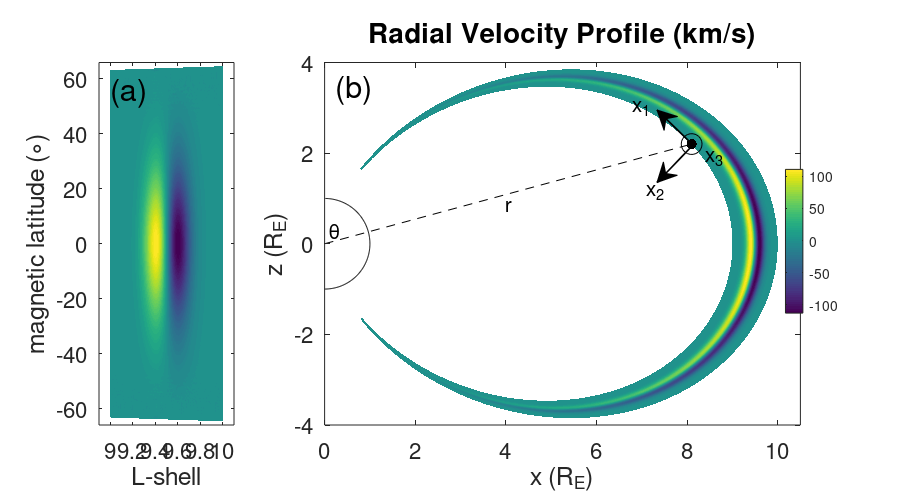
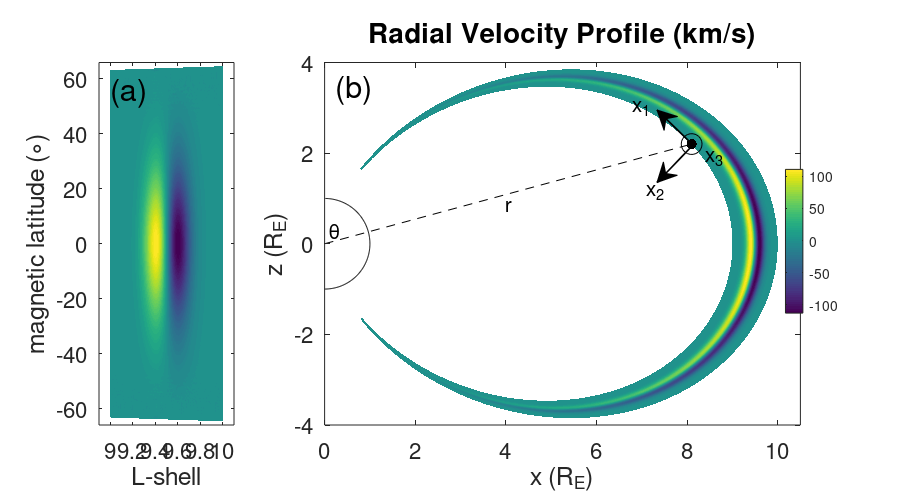
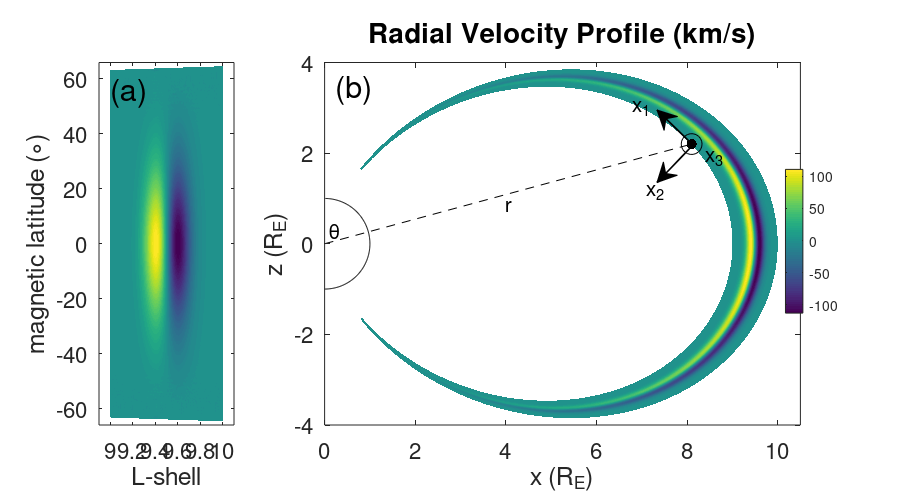

Here is the MATLAB script that generated these plots, in order:
clear all;


    filename2 = 'Fig1';

    load('Fig1_data','LL','tt','xx','zz','val','ex','ez');

    
    figure(1)
    
    set(gcf,'PaperPosition',[0.1, 0.1, 9, 5])

    
    
    subplot(1,2,1)
    contourf(LL,tt,val*690,100,'linestyle','none');%colorbar;
    set(gca, 'position', [0.11,0.15,0.15,0.725]);
    set(gca, 'fontsize', 16);
    set(gca, 'xlim', [8.9,10.1], 'ylim', [-66,66]);
    xlabel('L-shell','fontsize', 18);
    ylabel('magnetic latitude (\circ)','fontsize', 18);
    text(9, 55, '(a)', 'fontsize', 22); 
    
    subplot(1,2,2)
    contourf(xx,zz,val*690,100,'linestyle','none');colorbar;
    set(gca, 'fontsize', 16);
    set(gca, 'position', [0.325,0.15,0.6,0.725]);
    axis equal;
    set(gca, 'xlim', [0,10.5], 'ylim', [-4,4]);
    xlabel('x (R_E)','fontsize', 18);
    ylabel('z (R_E)','fontsize', 18);
    hold on
    plot(ex,ez,'k')
    hold off
    text(0.25, 3.4, '(b)', 'fontsize', 22); 
    title('Radial Velocity Profile (km/s)', 'fontsize', 20);
    
    x = [0.77, 0.73];
    y = [0.71, 0.78];
    annotation('arrow',x,y,'linewidth', 1.2)
    
    x = [0.77, 0.73];
    y = [0.71, 0.635];
    annotation('arrow',x,y,'linewidth', 1.2)
	
%     x = [0.361, 0.77];
%     y = [0.51, 0.71];
%     annotation('arrow',x,y,'headstyle','vback3','linestyle','--')
%     
    hold on
    plot(8.1, 2.2, 'ko','markersize',15);
    plot(8.1, 2.2, 'k.','markersize',22);
    plot([0,8.1],[0,2.2], 'k--');
    hold off
    
    text(7.1, 1.15, 'x_2', 'fontsize', 15);
    text(6.8, 3.00, 'x_1', 'fontsize', 15);
    text(8.4, 1.90, 'x_3', 'fontsize', 15);
    text(4.0, 0.85, 'r', 'fontsize', 15);
    text(0.1, 0.30, '\theta', 'fontsize', 15);
    
    
    print('-depsc', filename2);
    saveas(gcf, filename2, 'png');
    saveas(gcf, filename2, 'pdf');
 




